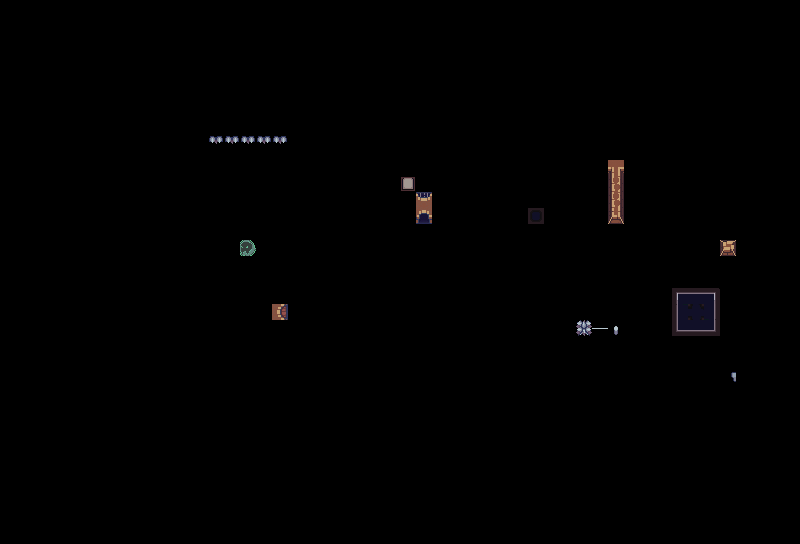

A level layout from a 2D game, rendered from its tile map. Below: a short description, then the map file with tile-grid data replaced by summaries:
An orthogonal 50x34 tile map with 16x16 px tiles, 1 tile layer (Gameplay), 1 hidden layer not drawn.

<map height="34" infinite="0" nextobjectid="1" orientation="orthogonal" renderorder="right-down" tiledversion="1.1.5" tileheight="16" tilewidth="16" version="1.0" width="50"><properties><property name="atlas" value="tileset/Testlevel.atlas" /></properties>
 <tileset firstgid="1" source="../tileset/Slime All Tiles.tsx" />
 <layer height="34" name="Kachelebene 1" visible="0" width="50">
  <data>[1700 cells, 1700 non-empty, 67 distinct tile ids]</data>
 </layer>
 <layer height="34" name="Gameplay" width="50">
  <data>[1700 cells, 29 non-empty, 24 distinct tile ids]</data>
 </layer>
</map>
